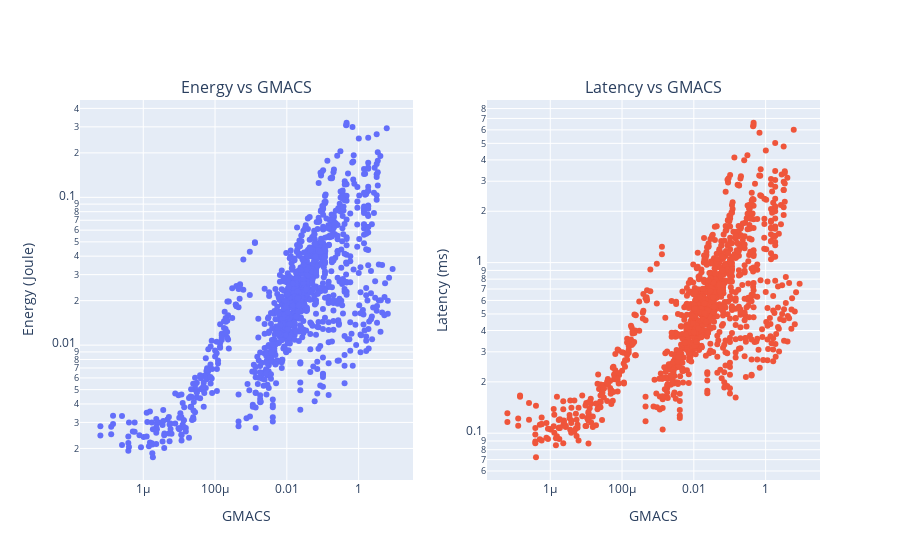

Notebook cell for this chart:
### Markdown cell above
##### Energy/Latency vs GMACS

### Code cell
keys = ['energy', 'latency']
fig = make_subplots(1, 2, subplot_titles = ['Energy vs GMACS', 'Latency vs GMACS'])
for i, k in enumerate(keys):
    fig.add_trace(
        go.Scatter(x = data_energy_latency['gmacs'], y = data_energy_latency[k], mode = 'markers'),
        row = 1, col = i + 1
    )
    fig.update_xaxes(title_text = labels_energy_latency['gmacs'], row = 1, col = i + 1, type = 'log')
    fig.update_yaxes(title_text = labels_energy_latency[k], row = 1, col = i + 1, type = 'log')
fig.update_layout(coloraxis = dict(colorscale = 'Bluered_r'), showlegend = False)
fig.show()

### Figure 1 — Plotly figure (JSON) as saved in the notebook; plotly's stock layout.template omitted (floating-point values rounded to 4 significant figures; data arrays with more than 128 entries replaced by an {"elided": "..."} marker saying what was removed)
{"data": [{"mode": "markers", "type": "scatter", "x": {"elided": "1144 float values"}, "xaxis": "x", "y": {"elided": "1144 float values"}, "yaxis": "y"}, {"mode": "markers", "type": "scatter", "x": {"elided": "1144 float values"}, "xaxis": "x2", "y": {"elided": "1144 float values"}, "yaxis": "y2"}], "layout": {"annotations": [{"font": {"size": 16}, "showarrow": false, "text": "Energy vs GMACS", "x": 0.225, "xanchor": "center", "xref": "paper", "y": 1, "yanchor": "bottom", "yref": "paper"}, {"font": {"size": 16}, "showarrow": false, "text": "Latency vs GMACS", "x": 0.775, "xanchor": "center", "xref": "paper", "y": 1, "yanchor": "bottom", "yref": "paper"}], "coloraxis": {"colorscale": [[0, "rgb(255,0,0)"], [1, "rgb(0,0,255)"]]}, "showlegend": false, "xaxis": {"anchor": "y", "domain": [0, 0.45], "title": {"text": "GMACS"}, "type": "log"}, "xaxis2": {"anchor": "y2", "domain": [0.55, 1], "title": {"text": "GMACS"}, "type": "log"}, "yaxis": {"anchor": "x", "domain": [0, 1], "title": {"text": "Energy (Joule)"}, "type": "log"}, "yaxis2": {"anchor": "x2", "domain": [0, 1], "title": {"text": "Latency (ms)"}, "type": "log"}}}
